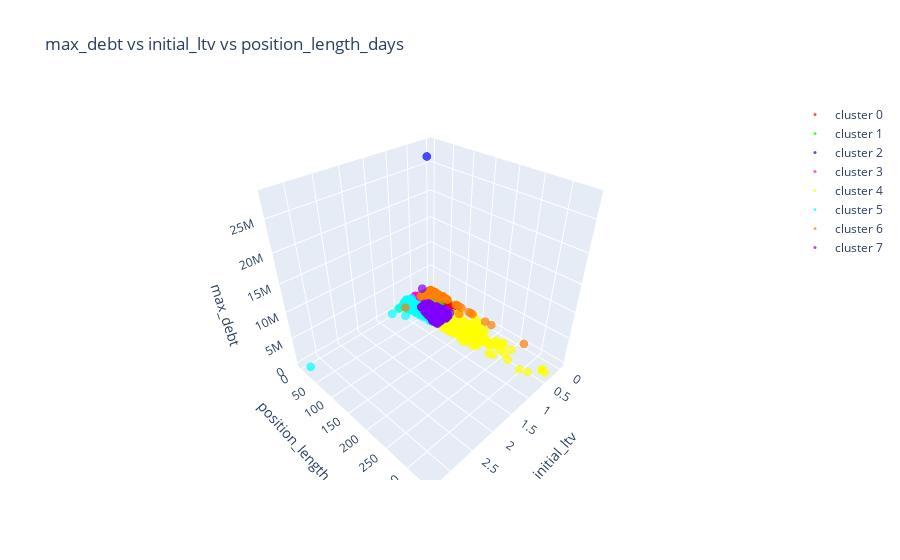

This figure's notebook cell:
### Code cell
chains_for_cluster_scaled["cluster"] = cluster_labels
chains_for_cluster["cluster"] = cluster_labels

dfs = [
    chains_for_cluster[chains_for_cluster["cluster"] == i] for i in range(chains_for_cluster_scaled["cluster"].max())
]
multi_df_scatter_3d_plotly(
    dfs,
    "initial_ltv",
    "position_length_days",
    "max_debt",
    labels=[
        f"cluster {i}" for i in range(len(dfs))
    ],
)

### Figure 1 — Plotly figure (JSON) as saved in the notebook; plotly's stock layout.template omitted (floating-point values rounded to 4 significant figures; data arrays with more than 128 entries replaced by an {"elided": "..."} marker saying what was removed)
{"data": [{"marker": {"color": "#FF0000", "opacity": 0.7, "size": 3}, "mode": "markers", "name": "cluster 0", "showlegend": true, "type": "scatter3d", "x": {"elided": "494 float values"}, "y": {"elided": "494 float values"}, "z": {"elided": "494 float values"}}, {"marker": {"color": "#00FF00", "opacity": 0.7, "size": 3}, "mode": "markers", "name": "cluster 1", "showlegend": true, "type": "scatter3d", "x": {"elided": "740 float values"}, "y": {"elided": "740 float values"}, "z": {"elided": "740 float values"}}, {"marker": {"color": "#0000FF", "opacity": 0.7, "size": 3}, "mode": "markers", "name": "cluster 2", "showlegend": true, "type": "scatter3d", "x": [0.4769], "y": [39.12], "z": [28000000]}, {"marker": {"color": "#FF00FF", "opacity": 0.7, "size": 3}, "mode": "markers", "name": "cluster 3", "showlegend": true, "type": "scatter3d", "x": {"elided": "7244 float values"}, "y": {"elided": "7244 float values"}, "z": {"elided": "7244 float values"}}, {"marker": {"color": "#FFFF00", "opacity": 0.7, "size": 3}, "mode": "markers", "name": "cluster 4", "showlegend": true, "type": "scatter3d", "x": {"elided": "593 float values"}, "y": {"elided": "593 float values"}, "z": {"elided": "593 float values"}}, {"marker": {"color": "#00FFFF", "opacity": 0.7, "size": 3}, "mode": "markers", "name": "cluster 5", "showlegend": true, "type": "scatter3d", "x": {"elided": "2120 float values"}, "y": {"elided": "2120 float values"}, "z": {"elided": "2120 float values"}}, {"marker": {"color": "#FF8000", "opacity": 0.7, "size": 3}, "mode": "markers", "name": "cluster 6", "showlegend": true, "type": "scatter3d", "x": [0, 0, 0, 0, 0, 0.1433, 0, 0.05359, 0, 0.2499, 0, 0.1971, 0, 0, 0, 0, 0, 0.8572, 0.2333, 0, 0, 0, 0, 0, 0, 0, 0, 0.1892, 0.328, 0, 0, 0, 0, 0, 0, 0.1668, 0, 0, 0.1995, 0, 0.1116, 0, 0.02686, 0, 0, 0, 0, 0, 0, 0, 0.06906, 0.1077, 0, 0.009987, 0, 0.1159, 0, 0, 0.3186, 0, 0.1536, 0.1524, 0.0981, 0.1883, 0, 0, 0.1025, 0, 0.3163, 0, 0, 0, 0, 0, 0, 0, 0, 0, 0.1919, 0, 0.2002, 0.2957, 0.1761, 0, 0, 0, 0, 0.07574, 0, 0, 0, 0, 0, 0], "y": [3.971, 2.087, 13.1, 3.558, 51.04, 4.126, 2.091, 30.08, 0.09766, 48.07, 10.18, 0.9202, 43.98, 12.68, 5.953, 0.5714, 4.098, 8.859, 8.029, 14.29, 82.77, 2.969, 0.1209, 89.48, 1.219, 118.3, 265.0, 14.74, 1.252, 39.95, 181.2, 23.1, 46.94, 79.62, 4.734, 14.95, 10.5, 17.85, 0.3112, 2.657, 2.366, 24.94, 0.6197, 28.97, 2.139, 129.2, 82.69, 41.77, 97.01, 0.01856, 0.8153, 0.001806, 23.86, 16.99, 0.07273, 3.068, 8.567, 123.8, 12.05, 0.5962, 1.058, 3.497, 0.4093, 11.45, 2.983, 0.001551, 0.02519, 14.55, 1.785, 47.42, 0.2588, 0.01398, 34.89, 0.09329, 52.25, 2.126, 1.35, 4.088, 108.1, 13.91, 3.025, 9.049, 21.05, 25.13, 0.3403, 38.93, 54.25, 0.005764, 6.919, 53.14, 13.96, 164.4, 0.07727, 6.839], "z": [0, 0, 1000, 0, 2400, 76770.0, 0, 1915, 45.5, 100000, 20, 1450, 20722, 0, 38820.0, 375, 0.0797, 67450.0, 60000, 0, 10500, 421, 5.2, 15, 0, 0, 300, 2662.0, 37750.0, 274000, 5300, 5995.0, 0, 500, 316.4, 1974.0, 0, 16780.0, 42.29, 0, 500, 78.19, 27990.0, 0, 0, 0, 517.4, 63.33, 266, 0, 33750.0, 5.172, 300, 12300.0, 20, 243.2, 0.6083, 13950.0, 63760.0, 0, 2307.0, 2307.0, 1471.0, 1605.0, 3000, 0, 1.0, 140000, 561.9, 30, 115, 0, 184.5, 0, 1875, 3, 0, 1050, 22500, 60, 200, 9360, 10.25, 182, 4500, 5000, 20900, 112, 0, 49165, 2000.0, 50, 200, 5.379]}, {"marker": {"color": "#8000FF", "opacity": 0.7, "size": 3}, "mode": "markers", "name": "cluster 7", "showlegend": true, "type": "scatter3d", "x": {"elided": "1497 float values"}, "y": {"elided": "1497 float values"}, "z": {"elided": "1497 float values"}}], "layout": {"scene": {"xaxis": {"title": {"text": "initial_ltv"}}, "yaxis": {"title": {"text": "position_length_days"}}, "zaxis": {"title": {"text": "max_debt"}}}, "title": {"text": "max_debt vs initial_ltv vs position_length_days"}}}
